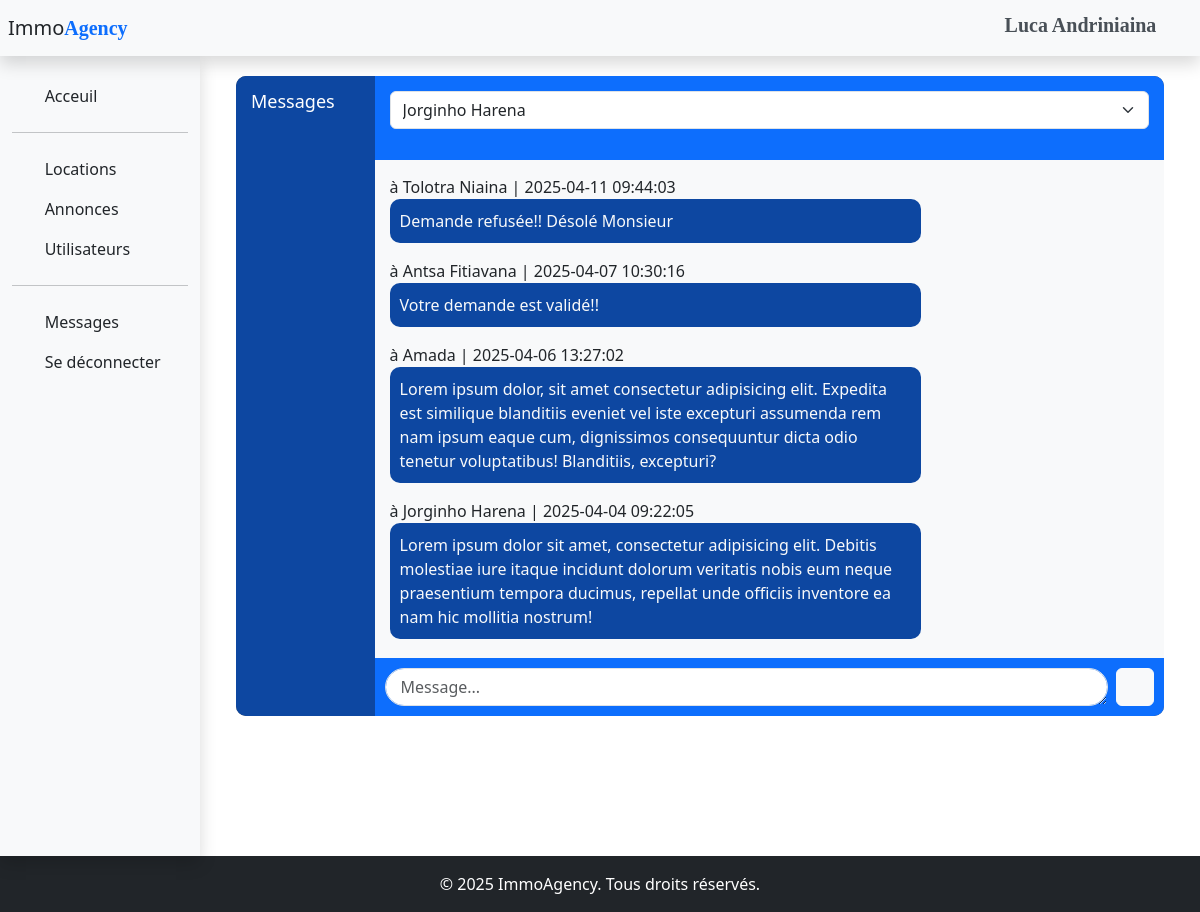
The page /view/message.php (signed in) on the database its author committed.
### tables this page shows
CREATE TABLE `utilisateurs` (
  `id` int(11) NOT NULL,
  `nom` varchar(100) NOT NULL,
  `email` varchar(100) NOT NULL,
  `mot_de_passe` varchar(255) NOT NULL,
  `role` enum('client','admin') NOT NULL,
  `date_inscription` timestamp NOT NULL DEFAULT current_timestamp()
);

CREATE TABLE `messages` (
  `id` int(11) NOT NULL,
  `expediteur_id` int(11) NOT NULL,
  `destinataire_id` int(11) NOT NULL,
  `contenu` text NOT NULL,
  `date_envoi` timestamp NOT NULL DEFAULT current_timestamp()
);

### models/function.php (called while the page is built, shortened)
<?php
function getUser(){
    $stmt = $GLOBALS['db']->prepare("SELECT nom AS user FROM utilisateurs WHERE id = ?");
    $stmt->execute([$_SESSION['user_id']]);
    return $stmt->fetch();
}

### models/selectSMS.php (called while the page is built)
<?php
require_once 'connexion.php';
$clients = $db->query("SELECT id, nom FROM utilisateurs WHERE role = 'client'")->fetchAll();
$stmt = $db->query("SELECT m.*, u.nom AS nom_client FROM messages m
                       JOIN utilisateurs u ON m.destinataire_id = u.id
                       ORDER BY m.date_envoi DESC");
$messages = $stmt->fetchAll();
?>

### view/message.php (the view, shortened to what this page needs)
<?php
require 'header.php';
?>
<div class=".body-chat">
<div class="container-fluid">
    <div class="row">
        <?php
        require 'navbar.php';
        ?>
        <main role="main" class="col-md-10 ml-sm-auto px-4 ">
            <div class="container-fluid p-top">
                    <div class="chat-container">
                        <div class="sidebar-chat">
                            <h5>Messages <i class="fas fa-bars"></i></h5>
                        </div>
                        <div class="chat-section">
                            <div class="chat-header bg-primary">
                            <form action="../models/message.php" class="col-md-12 col-sm-12 d-flex" method="post">
                                    <div class="input-group mb-3">
                                        <select class="form-select" name="destinataire_id" id="inputGroupSelect01">
                                            <?php
                                                require '../models/selectSMS.php';
                                            ?>
                                            <?php foreach ($clients as $c): ?>
                                                <option value="<?= $c['id'] ?>"><?= $c['nom'] ?></option>
                                            <?php endforeach; ?>
                                        </select>
                                    </div>
                                </div>
                                <div class="chat-messages bg-light">
                                    <div class="message me" style="flex-direction: column;">
                                    <?php foreach ($messages as $m): ?>
                                        à <?= $m['nom_client'] ?> | <?= $m['date_envoi'] ?>
                                        <div class="message-content text-light mb-3">
                                            <?= $m['contenu'] ?>
                                        </div>
                                    <?php endforeach; ?>
                                    </div>
                                </div>
                                <div class="chat-footer bg-primary">
                                    <div class="col-md-12 col-sm-12 d-flex">
                                        <textarea placeholder="Message..." name="contenu" class="form-control" id="" cols="30" rows="1"></textarea>
                                        <button class="btn btn-light ms-2" type="submit"><i class="fas fa-paper-plane text-primary"></i></button>
                                    </div>
                                </div>
                        </div>
                    </div>
            </div>
        </main>
    </div>
</div>
</div>
<?php
require "footer.php";
?>

### view/header.php (shortened to what this page needs)
<!DOCTYPE html>
<html lang="fr">
<head>
    <link rel="stylesheet" href="../publics/bootstrap-5.3.3-dist/bootstrap-5.3.3-dist/css/bootstrap.min.css">
    <link rel="stylesheet" href="../publics/FontAwesome/css/all.css">
    <link rel="stylesheet" href="../publics/css/style.css">
</head>
<body>
    <nav class="navbar navbar-dark bg-light shadow p-2 align-items-center">
        <a class="navbar-brand text-dark" href="dashboard.php">Immo<span class="text-primary bold typo-bold">Agency</span></a>
        <div class="bg-admin d-flex align-items-center">
            <div class="container-fluid d-flex ">
                <li class="nav-item bg-light b-radius dropdown no-arrow align-items-center">
                    <a class="nav-link d-flex align-items-center justify-content-between typo-medium" href="#" id="userDropdown" role="button" data-toggle="dropdown" aria-haspopup="true" aria-expanded="false">
                        <h5 class="text-dark-emphasis" style="font-weight: bold;">
                        <?php
                            require '../models/function.php';
                        ?>
                        <?= getUser()['user']?>
                            <i class="fa fa-user-circle text-dark-emphasis" style="font-size: 1.5rem;"></i>
                        </h5>
                    </a>
                </li>
            </div>
        </div>
    </nav>

### publics/css/style.css (style rules this page uses)
* { margin: 0; padding: 0; list-style: none; text-decoration: none; box-sizing: border-box; transition: 0.2s ease; }
.p-top { padding-top: 20px; }
.typo-bold { font-family: "montserrat"; font-weight: bold; }
.typo-medium { font-family: "Lato-bold"; font-weight: bold; font-size: 15px; }
.form-control { border-radius: 25px; padding-left: 15px; }
.chat-container { width: 100%; height: 80vh; background: rgba(0, 0, 0, 0.7); backdrop-filter: blur(10px); border-radius: 10px; overflow: hidden; display: flex; }
.sidebar-chat { width: 30%; background: #0D47A1; padding: 15px; color: white; overflow-y: auto; }
.sidebar-chat h5 { font-size: 18px; display: flex; align-items: center; justify-content: space-between; }
.chat-section { flex-grow: 1; display: flex; flex-direction: column; }
.chat-header { padding: 15px; background: #e2e2e2; color: white; display: flex; align-items: center; justify-content: space-between; }
.chat-messages { flex: 1; padding: 15px; overflow-y: auto; display: flex; flex-direction: column; }
.message { display: flex; margin-bottom: 10px; }
.message-content { background: #bdbdbd; padding: 10px; border-radius: 10px; max-width: 70%; color: black; }
.message.me { justify-content: flex-end; }
.message.me .message-content { background: #0D47A1; }
.chat-footer { padding: 10px; background: #222; display: flex; align-items: center; }

### rows shown on the page
utilisateurs: nom "Luca Andriniaina"
messages: destinataire.nom "Tolotra Niaina", date_envoi "2025-04-11 09:44:03", contenu "Demande refusée!! Désolé Monsieur"
messages: destinataire.nom "Antsa Fitiavana", date_envoi "2025-04-07 10:30:16", contenu "Votre demande est validé!!"
messages: destinataire.nom "Amada", date_envoi "2025-04-06 13:27:02", contenu "Lorem ipsum dolor, sit amet consectetur adipisicing elit. Expedita est similique blanditiis eveniet vel iste excepturi assumenda rem nam ipsum eaque cum, dignissimos consequuntur dicta odio tenetur voluptatibus! Blanditiis, excepturi?"
messages: destinataire.nom "Jorginho Harena", date_envoi "2025-04-04 09:22:05", contenu "Lorem ipsum dolor sit amet, consectetur adipisicing elit. Debitis molestiae iure itaque incidunt dolorum veritatis nobis eum neque praesentium tempora ducimus, repellat unde officiis inventore ea nam hic mollitia nostrum!"

### other values the page prints
form field destinataire_id "Jorginho Harena"
